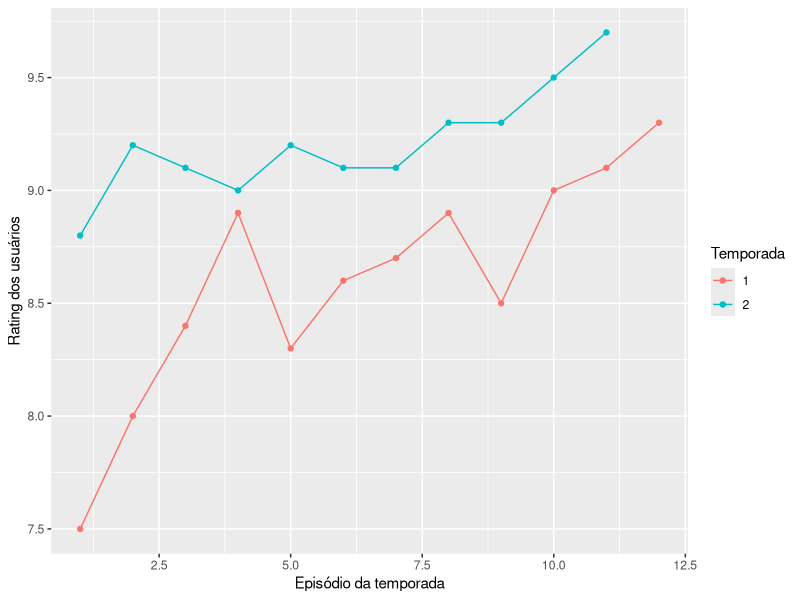
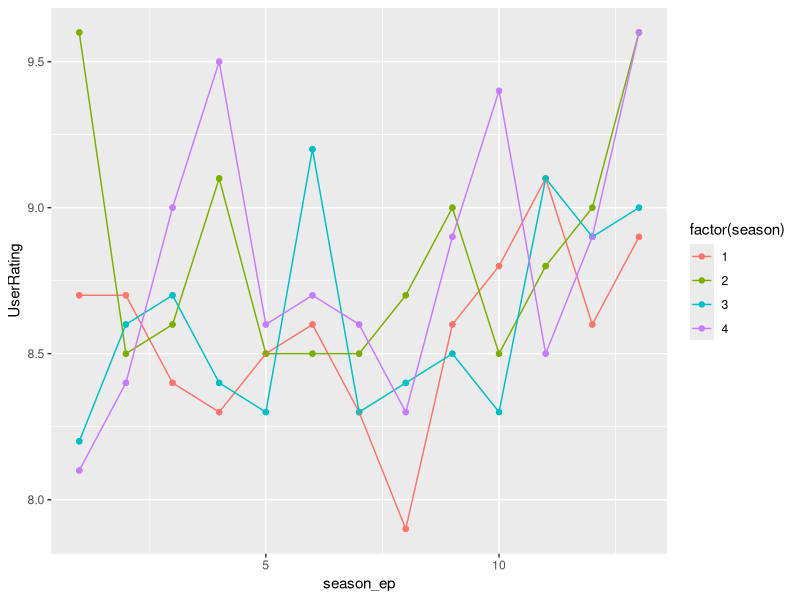

Recreate these plots in R, in order.
## ---- chunk 1
library('tidyverse')

series = read_csv(file = "dados/series_from_imdb.csv") %>% 
  select(series_name, series_ep, season, season_ep, Episode, UserRating, UserVotes) %>% 
  filter(series_name %in% c("Black Mirror", "13 Reasons Why", "Sense8", "House of Cards", "Stranger Things")) %>%
  group_by(series_name)

## ---- chunk 2

bestAndWorst = series %>% filter(series_name == "Sense8")  %>% group_by(season) %>% summarise(best = max(UserRating), worst = min(UserRating))

sense8 = series %>% filter(series_name == "Sense8")  %>% group_by(season)

View(sense8)
View(bestAndWorst)

ggplot(sense8, aes(sense8$season_ep, sense8$UserRating, col = factor(season))) + geom_point() + geom_line() + labs(x = 'Episódio da temporada', y = 'Rating dos usuários', color = 'Temporada') 
## ---- chunk 3
house = series %>% filter(series_name == "House of Cards")
ggplot(house, aes(x = `season_ep`, y = `UserRating`, color = factor(season))) + geom_point() + geom_line()
